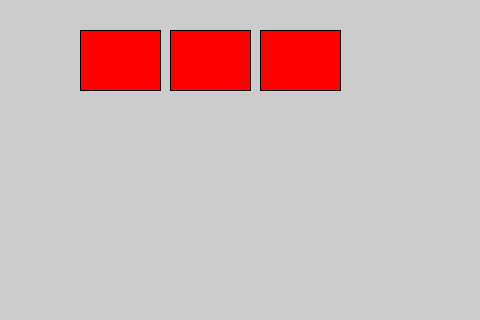
Frame 1 (no input)
Frame 60 (the mouse pressed at the canvas centre just before this capture): identical to frame 1, image omitted
Frame 120 (the mouse held since frame 60 and released just before this capture): identical to frame 1, image omitted

The Processing sketch that drew this single still picture (run headless with seeded random() and noise(); from frame 60 on, the mouse is pressed at the canvas centre):

// Processing sketch: Ex_05_15_Ejercicio_02
// ── Ex_05_15_Ejercicio_02.pde
//*************************************************************************
// Ejercicio para identificar zonas con el paso del apuntador del mouse
//*************************************************************************
//-----[ VARIABLES GLOBALES ]-----
int x = 80;        // Coordenada "X" del vértice superior izquierdo de Botón-1
int y = 30;        // Coordenada en "Y"
int x1 = 170;      // Coordenada "X" del vértice superior izquierdo de Botón-2
int y1 = 30;       // Coordenada en "Y"
int x2 = 260;      // Coordenada "X" del vértice superior izquierdo de Botón-3
int y2 = 30;       // Coordenada en "Y"
int w = 80;        // Ancho común de los botones
int h = 60;        // Alto común de los botones

int paso = 0;      // Identifica por cuál lugar se ha pasado. En experimento.
//----------------------------------------------------------------------------------
void setup() {
  size(480, 320);
  textSize(64);
  textAlign(CENTER);
}
//----------------------------------------------------------------------------------
void draw() {
  background(204);
  // Verifica si el apuntador del mouse está en la zona rectangular
  if ((mouseX > x) && (mouseX < x+w) && (mouseY > y) && (mouseY < y+h)) {
    paso = 1;              // Identificador de etapa
    fill(0, 255, 0);       // Relleno
    rect(x, y, w, h);      // Impresión de la figura
    if (keyPressed) {      // ¿Se oprimió alguna tecla?
      text(key, x+40, y+120);
    } else {
      ;
    }
  } else {
    fill(255, 0, 0);         // Cambio del relleno
    rect(x, y, w, h);        // Impresión de la figura
  }

  // Verifica si el apuntador del mouse está en la zona rectangular
  if ((mouseX > x1) && (mouseX < x1+w) && (mouseY > y1) && (mouseY < y1+h)) {
    fill(0, 255, 0);
    rect(x1, y1, w, h);
    if (keyPressed) {      // ¿Se oprimió alguna tecla?
      text(key, x+40, y+120);
    } else {
      ;
    }
  } else {
    fill(255, 0, 0);
    rect(x1, y1, w, h);
  }
  // Verifica si el apuntador del mouse está en la zona rectangular
  if ((mouseX > x2) && (mouseX < x2+w) && (mouseY > y2) && (mouseY < y2+h)) {
    fill(0, 255, 0);
    rect(x2, y2, w, h);
    if (keyPressed) {      // ¿Se oprimió alguna tecla?
      text(key, x+40, y+120);
    } else {
      ;
    }
  } else {
    fill(255, 0, 0);
    rect(x2, y2, w, h);
  }
}
